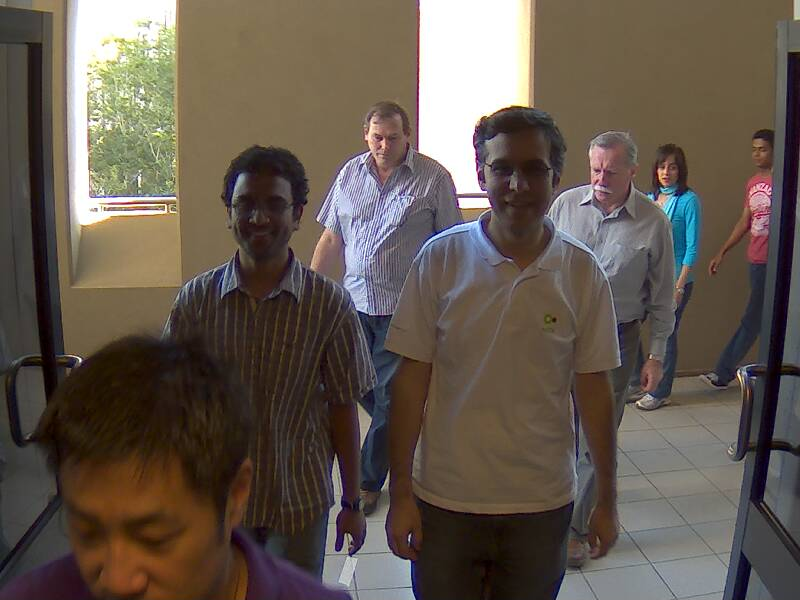
%> input picture Misc/playground_patrick/00000377.jpg, 800 x 600 px
$ octave QuickTest.m   (GNU Octave 9; MATLAB toolbox functions it lacks are replaced by stand-ins)
%> lines starting %> are read from the running program, lines starting %| are printed output that depends on the picture; in (x1, y1, x2, y2) boxes, pixels count from 0 and x2, y2 are one past the last pixel; in counts of white or black regions, pixels touching at a corner belong together; the program's own positions count from 1
### Misc/playground_patrick/getImages.m
function [i1,i2] = getImages(imgNum)
%> called with imgNum = 3
    switch imgNum
        case 1
            i1 = imread('00000215.jpg');
            i2 = imread('00000216.jpg');
        case 2
            i1 = imread('00000160.jpg');
            i2 = imread('00000161.jpg');
        case 3
            i1 = imread('00000377.jpg');
%> i1 is the input picture: size 600x800x3 uint8; mean R, G, B 99.4, 88.3, 78.5
            i2 = imread('00000378.jpg');
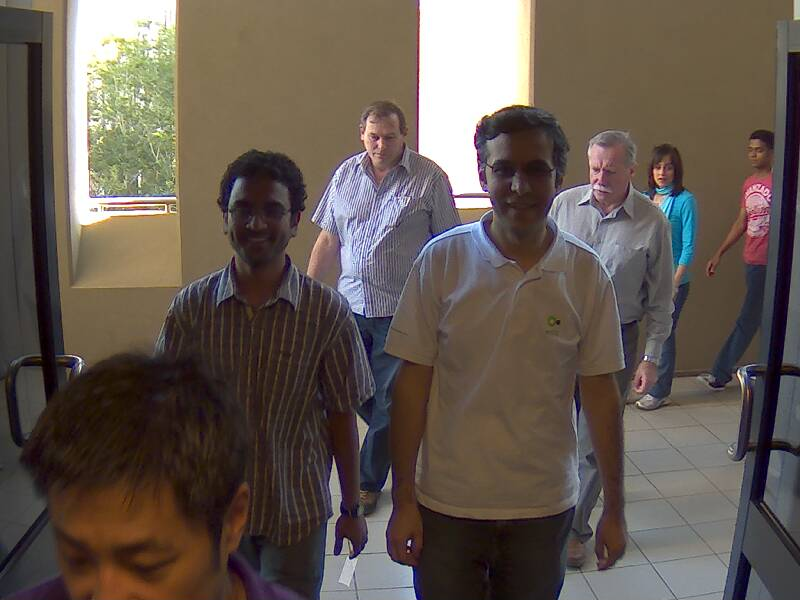
%> input picture Misc/playground_patrick/00000378.jpg, 800 x 600 px
%> i2 is the input picture: size 600x800x3 uint8; mean R, G, B 99.5, 88.4, 80.3
        case 4
            i1 = imread('00000784.jpg');
            i2 = imread('00000785.jpg');
        case 5
            i1 = imread('00000955.jpg');
            i2 = imread('00000956.jpg');
        case 6
        	i1 = imread('00000197.jpg');
            i2 = imread('00000198.jpg');
        case 7
            i1 = imread('00000511.jpg');
            i2 = imread('00000512.jpg');
    end
end

### Misc/playground_patrick/functions/getDifference.m
function [delta] = getDifference(Img1,Img2)
    delta = Img1-Img2;
end

### Misc/playground_patrick/functions/getEdges.m
function [edges] = getEdges(image)
    edges = edge(rgb2gray(image) ,'Canny');
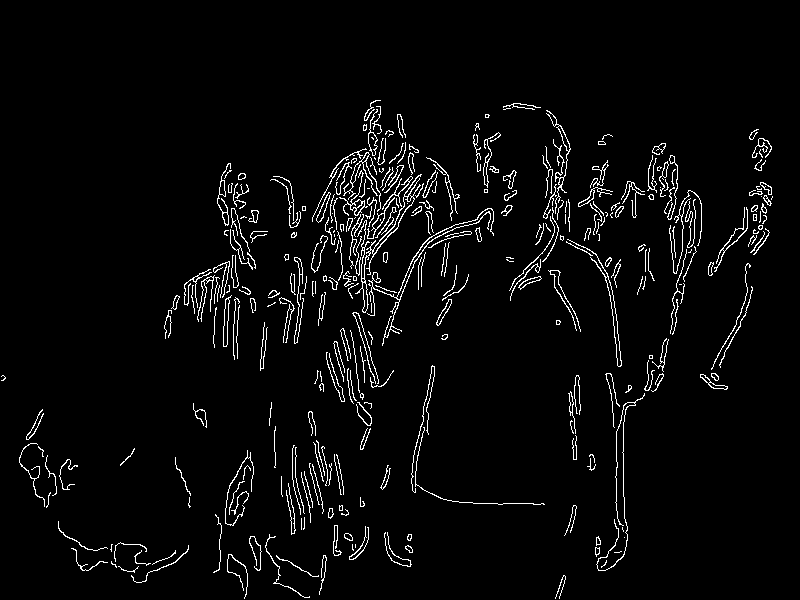
%> edges: size 600x800 logical; 3.7% white in thin lines or dots, all inside (x1, y1, x2, y2) = (1, 100, 773, 599)
%> in getEdges (call 2), `edges = edge(rgb2gray(image) ,'Canny');`: edges: size 600x800 logical; 5.2% white in thin lines or dots
end

### Misc/playground_patrick/functions/getOverestimatingMask.m
function [mask] = getOverestimatingMask(deltaImage,n, th)
%> called with n = 31, th = 3
%GETOVERESTIMATINGMASK Summary of this function goes here
%   Detailed explanation goes here
%% Segment image
d1 = deltaImage(:,:,1);
d2 = deltaImage(:,:,2);
d3 = deltaImage(:,:,3);

%% Apply Lowpass
boxKernel = 1/(n*n)*ones(n);
d1 = conv2(d1, boxKernel, 'same');
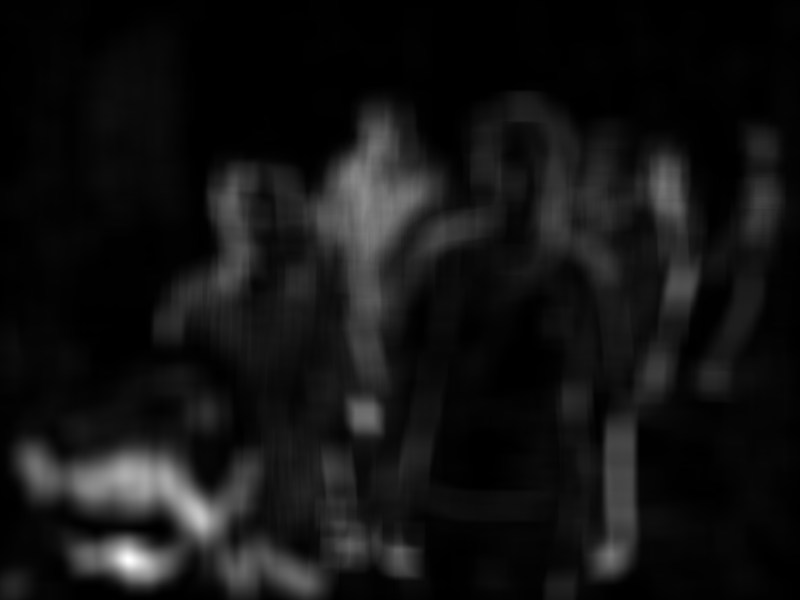
%> d1: size 600x800 double; min 0, max 58.65, mean 4.5; drawn with min black and max white
d2 = conv2(d2, boxKernel, 'same');
%> d2: size 600x800 double
d3 = conv2(d3, boxKernel, 'same');
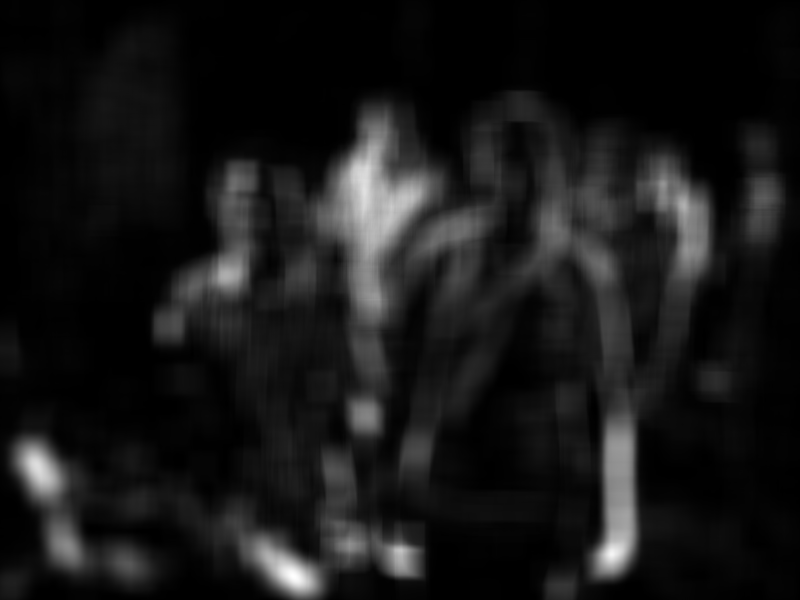
%> d3: size 600x800 double; min 0, max 37.31, mean 3.5; drawn with min black and max white

%% Create Preliminary overestimating mask
mask = d1>th | d2>th | d3>th;
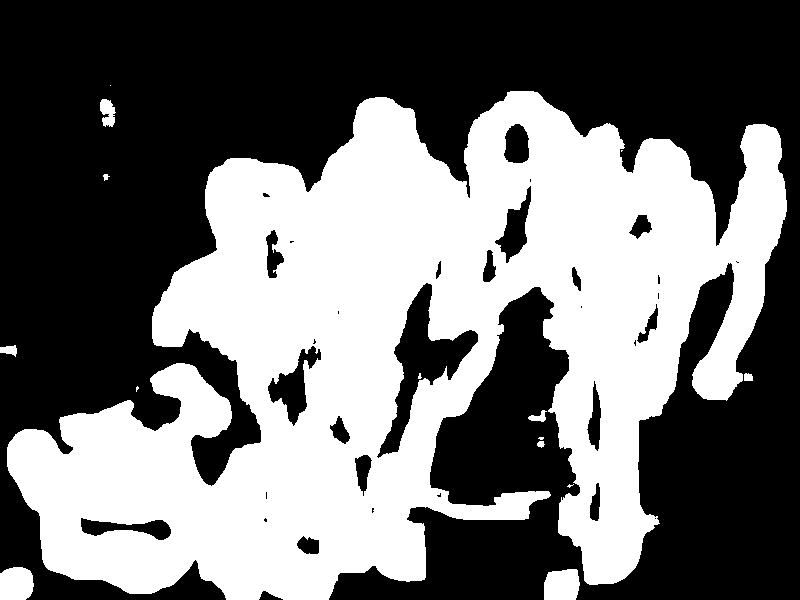
%> mask: size 600x800 logical; 44.3% white; 15 white regions (6 under 20 px), largest, box (x1, y1, x2, y2) and area: (7, 91, 787, 600) 210062, (0, 567, 34, 600) 999, (544, 569, 580, 600) 991
%> `edges_Difference(~maskOverestimating) = 0;`: edges_Difference: size 600x800 logical; 3.6% white in thin lines or dots, all inside (x1, y1, x2, y2) = (19, 100, 773, 599)
%> `edges_Image(~maskOverestimating) = 0;`:
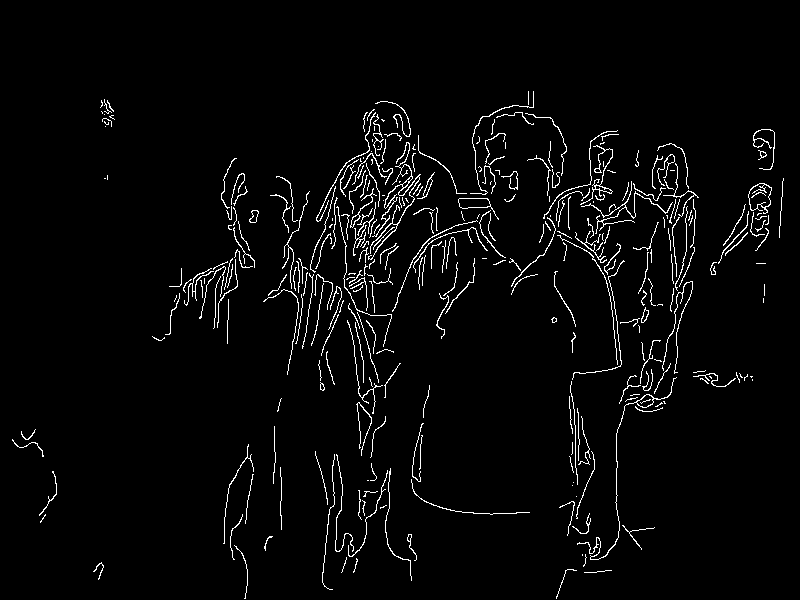
%> edges_Image: size 600x800 logical; 3.1% white in thin lines or dots, all inside (x1, y1, x2, y2) = (12, 91, 784, 599)

end

### Misc/playground_patrick/functions/getCorrespondences.m
function [corDyn, corStat] = getCorrespondences(i1, i2, s_L, k, m_d, N, th_min, th_max)
%> called with s_L = 7, k = 0.05, m_d = 9, N = 80, th_min = 2.5, th_max = 40

    %% Create masked grayscale images, therefore removing correspondences which are not within the mask
    gray1 = rgb2gray(i1);
    gray2 = rgb2gray(i2);
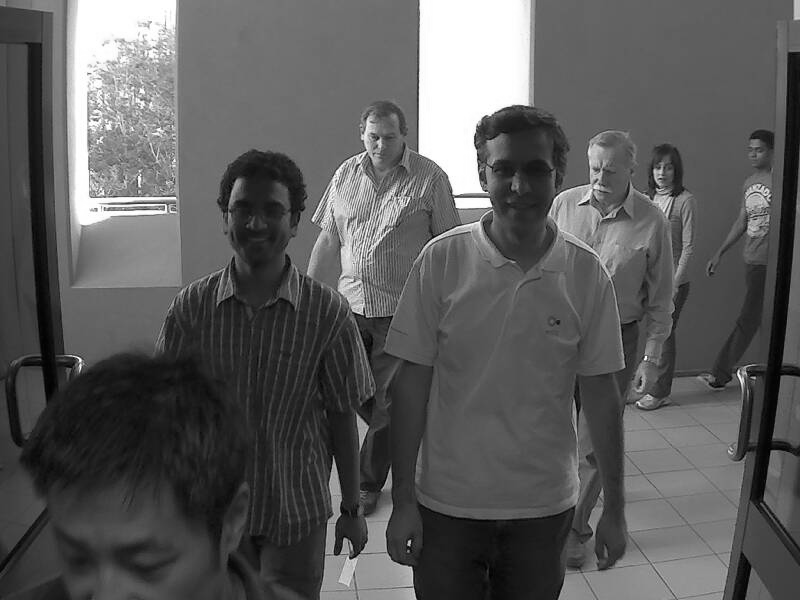
%> gray2: size 600x800 uint8; min 1, max 255, mean 90.8

    %% Calculate harris-features
%> the run ends on the next line
    features1 = harris_detector(gray1, 'segment_length',s_L,'k',k,'min_dist',m_d,'N',N,'do_plot',false);
    features2 = harris_detector(gray2, 'segment_length',s_L,'k',k,'min_dist',m_d,'N',N,'do_plot',false);

    cor12 = point_correspondence(gray1, gray2, features1, features2, 'window_length', 25, 'min_corr', 0.90, 'do_plot', false);

    %% Find dynamic correspondences, save in corDyn
    selection = (vecnorm(cor12(1:2,:)-cor12(3:4,:)) > th_min) & (vecnorm(cor12(1:2,:)-cor12(3:4,:)) < th_max);

    corDyn = cor12(:,selection);
    corStat = cor12(:, ~selection);
end

### Misc/playground_patrick/QuickTest.m
clear;
clc;
close All;

%%
[i1,i2] = getImages(3);

[delta] = getDifference(i1,i2);

[edges_Difference] = getEdges(delta);
[edges_Image] = getEdges(i1);

[maskOverestimating] = getOverestimatingMask(delta, 31, 3);

edges_Difference(~maskOverestimating) = 0;
edges_Image(~maskOverestimating) = 0;

% [4 lines of commented-out code are left out]


[corDyn, corStat] = getCorrespondences(i1, i2, 7, 0.05, 9, 80, 2.5, 40);
